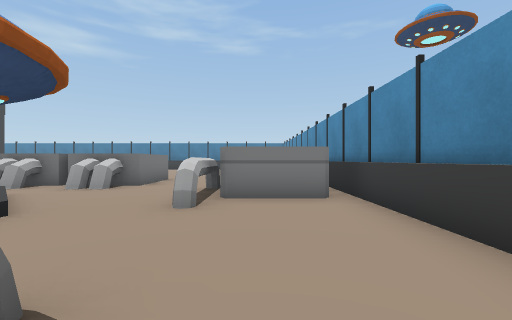
[1] (above)

18 first-person views from a walk through a Unity game level. The camera is 0.72 m above the floor, looks level and sees 90° across. Doors are open. The floor is counted in squares, 1 m on a side. Each view is taken from the middle of a square. On the plan, view 1 faces up. The plan holds only what a view shows up to about 9 squares ahead; the rest is blank. The place goes on beyond the plan. The player character is not drawn. Some animated figures are left out.

[2]
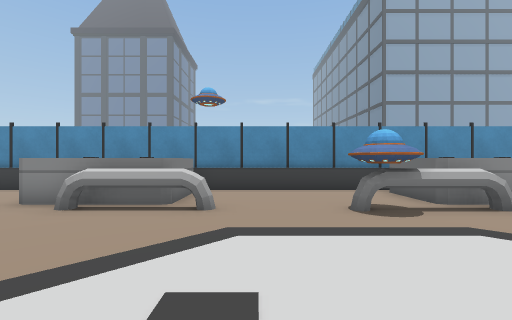

[3]
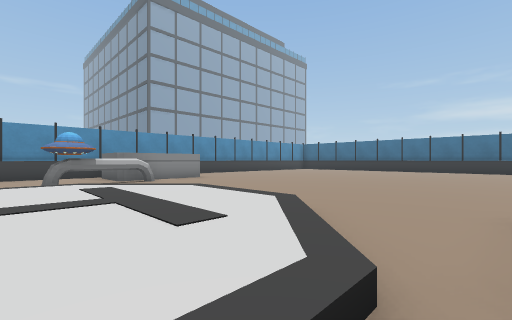

[4]
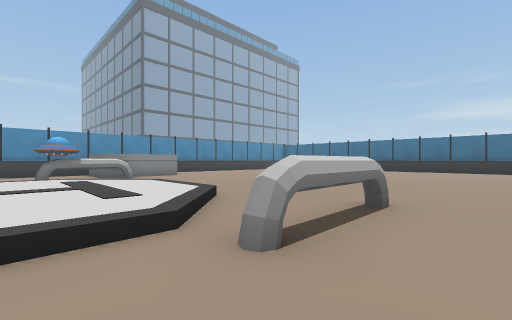

[5]
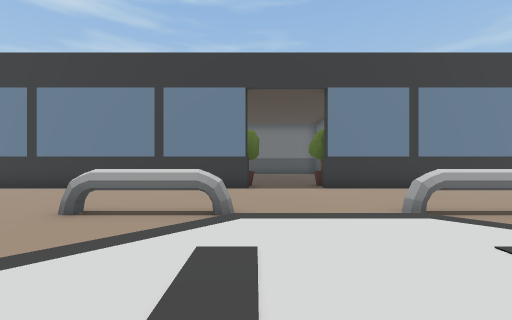

[6]
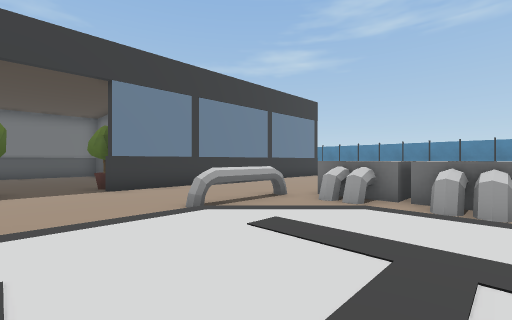

[7]
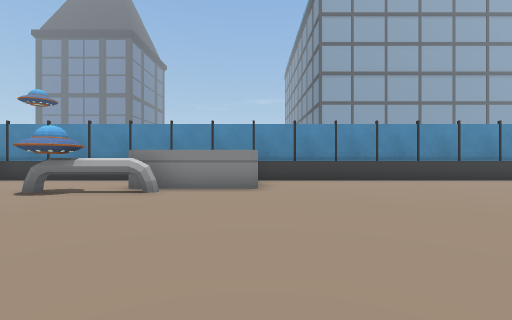

[8]
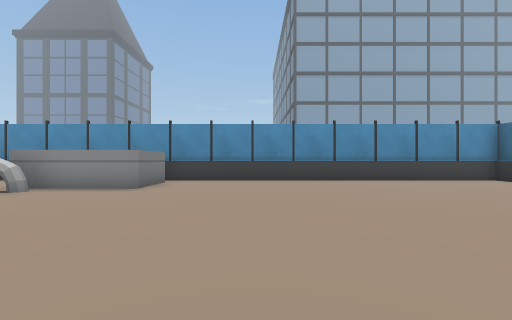

[9]
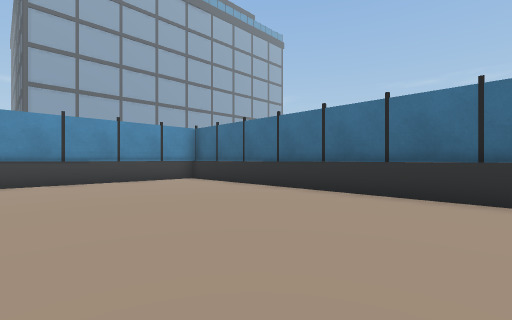

[10]
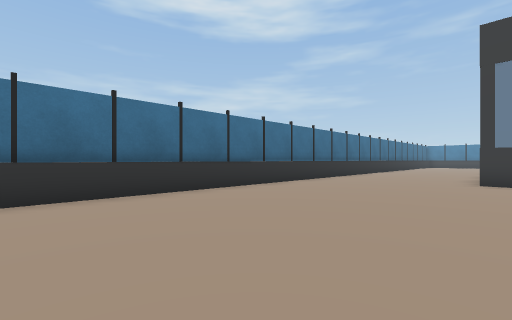

[11]
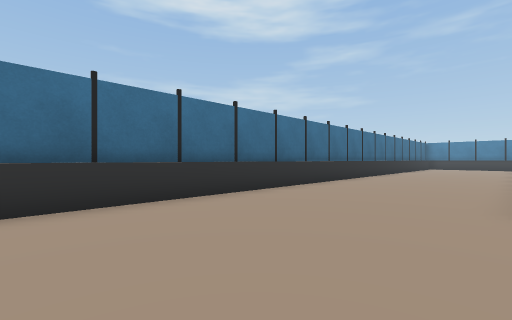

[12]
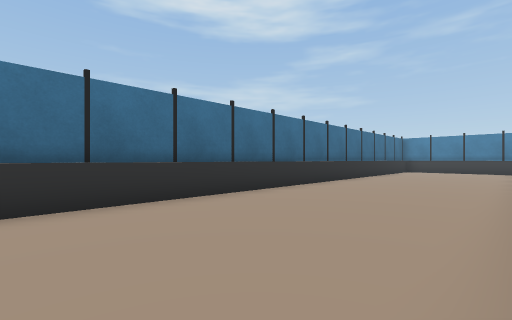

[13]
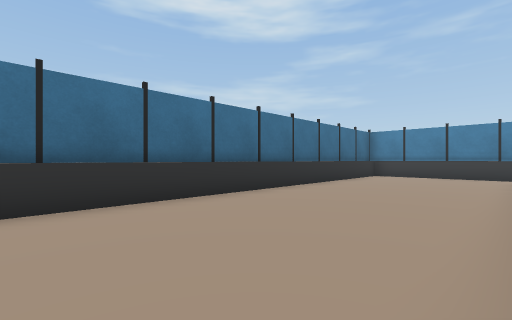

[14]
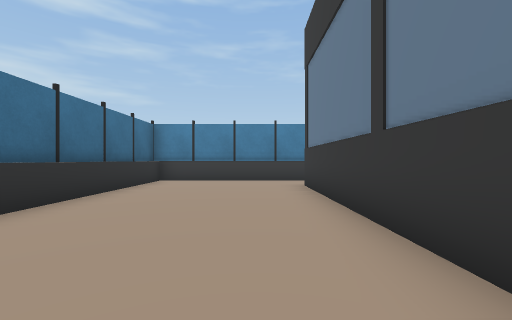

[15]
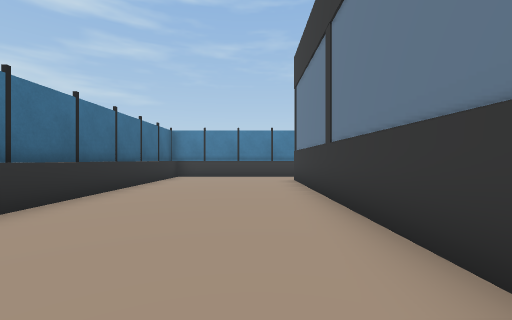

[16]
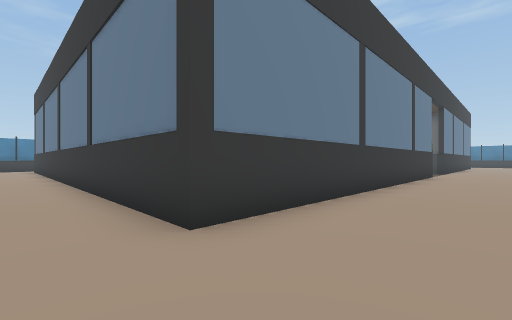

[17]
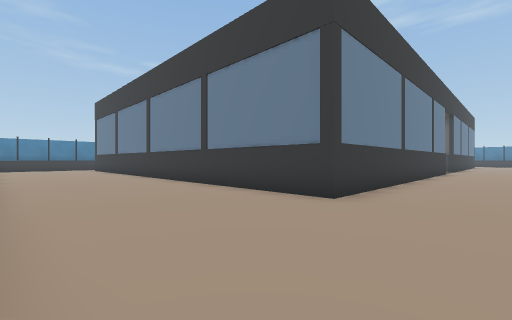

[18]
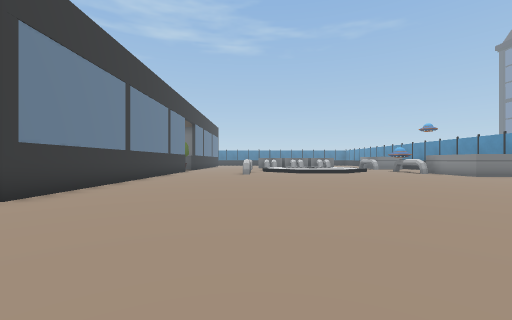

### Floor plan
Key: @ floor where view 1 was taken; # wall or solid block; . main floor; : floor 0.2 m higher than the main floor; / step, stairs or slope; D open door; ^ raised ledge.
Columns run from 33 left of view 1 to 2 right of it. Each row starts with its distance up from view 1.
 11                                    #
 10                                   .#
  9                   #.      ####.  ..#
  8                   #.. .##### ^...###
  7                   #.....######..###
  6                   #....#........###
  5                   ##...^.////...^###
  4                    #...#/::::/..#..#
  3                 ..#D....::::::/....#
  2                ....D....::::::/....#
  1                ...#D....:::::://#..#
  0                    #...#/::::/..#@.#
 -1                   ##...^.////...^###
 -2                   #....#........##
 -3                   #..............#
 -4                   #..............###
 -5                   #................#
 -6                   #................#
 -7                   #................#
 -8                   #................#
 -9                   #................#
-10 # #################................#
-11 #..................................#
-12 #..................................#
-13 #..................................#
-14 #..................................#
-15 #..................................#
-16 ####################################

Where each view was taken, in squares from view 1:
view 1: 0 up, 0 right, facing up
view 2: 3 up, 6 left, facing right
view 3: 2 up, 10 left, facing down-right
view 4: 2 up, 12 left, facing down-right
view 5: 1 up, 6 left, facing left
view 6: 1 up, 6 left, facing up-left
view 7: 4 down, 7 left, facing right
view 8: 7 down, 7 left, facing right
view 9: 10 down, 7 left, facing down-right
view 10: 10 down, 5 left, facing down-left
view 11: 11 down, 10 left, facing down-left
view 12: 11 down, 16 left, facing down-left
view 13: 11 down, 21 left, facing down-left
view 14: 12 down, 24 left, facing left
view 15: 12 down, 22 left, facing left
view 16: 12 down, 12 left, facing up-left
view 17: 15 down, 12 left, facing up-left
view 18: 15 down, 10 left, facing up
